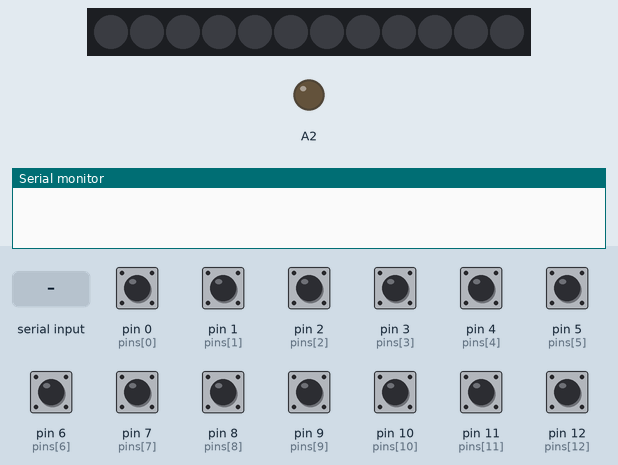
Recording of a program running on a simulated Teensy 4. On the bench: 12 RGB LEDs in strip order, left to right, output pins drawn as LEDs (lit = HIGH), the last lines printed to the serial monitor. Inputs (shaded band) come from the test bench; at power-on: pin 0 (pins[0]), pin 1 (pins[1]), pin 2 (pins[2]), pin 3 (pins[3]), pin 4 (pins[4]), pin 5 (pins[5]), pin 6 (pins[6]), pin 7 (pins[7]), pin 8 (pins[8]), pin 9 (pins[9]), pin 10 (pins[10]), pin 11 (pins[11]), pin 12 (pins[12]) HIGH. Dim RGB values are drawn brighter than linear.

Above: at 1.2 s.
1.3 s: "R90\n" received over Serial
2.8 s: "M90\n" received over Serial
4.3 s: "R,45\n" received over Serial
At 4.6 s:
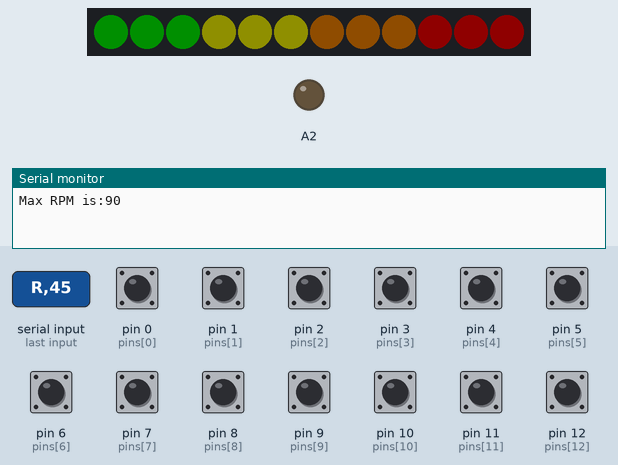
Timing chart, 0 to 7.3 s (numbered marks = the images above; inputs shaded):
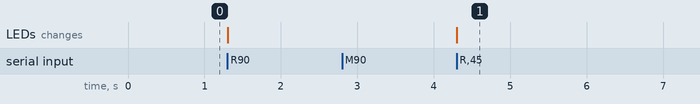

The program:

main.cpp
```cpp
#include <Arduino.h>
#include "FastLED.h"

#define NUM_LEDS 12
#define DATA_PIN 20

CRGB leds[NUM_LEDS];

bool blinkOn = false;
char buffer[6];
unsigned int rpm, maxRpm, ledsCount;
char currentByte;
float redlinePerc;
int pins[] = {0,1,2,3,4,5,6,7,8,9,10,11,12};
const int ledsAvail = 12;

/*
Amount of leds that needs to light up is calculated with the redline percentage.
Leds only begin to light after 0.8 rpm % after which is linearly lights up more leds.
80% -> 0 leds
90% -> half amount of leds
100% -> all leds

*/

int calcLeds() {
  redlinePerc = ((float)rpm / (float)maxRpm);
  //Serial.println(redlinePerc);
  if((redlinePerc - 0.85) < 0){ //If redline percentage is lower than 0.8, no led on
    ledsCount = 0;
  } else /*if(redlinePerc < 1.0)*/ {
    ledsCount = (int)round(((redlinePerc - 0.85) / 0.15) * ledsAvail); //determine led count by ((redline % - 0.8) / 0.2 * led available
  } /*else { //If rpm is above rpm limit. Leds need to blink to indicate shifting
    ledsCount = ledsAvail + 1;
  }*/
  return ledsCount;
}

void showLeds(int ledsShow) {
  for(int i = 0; i < ledsAvail; i++){
    if(i < ledsShow){
      if(i < 3){
        leds[i] = CRGB(0, 15, 0);
      }else if(i < 6){
        leds[i] = CRGB(15, 15, 0);
      }else if(i < 9){
        leds[i] = CRGB(15, 8, 0);
      }else{
        leds[i] = CRGB(15, 0, 0);
      }
    }else{
      leds[i] = CRGB(0,0,0);
    }
  }
  FastLED.show();
}

void blinkLeds(){
  if(blinkOn){
    for(int i = 0; i < ledsAvail; i++){
      leds[i] = CRGB(0, 0, 0);
    }
    blinkOn = false;
  }else{
    for(int i = 0; i < ledsAvail; i++){
      leds[i] = CRGB(50, 0, 0);
    }
    blinkOn = true;
  }
  FastLED.show();
}

void setup() {
  for (unsigned int i = 0; i<sizeof(pins); i++){
    pinMode(pins[i], INPUT_PULLUP);
  }
  pinMode(16, OUTPUT);
  Serial.begin(115200);

  FastLED.addLeds<NEOPIXEL, DATA_PIN>(leds, NUM_LEDS);
}

void loop() {
  for (unsigned int i = 0; i<sizeof(pins); i++){
    Joystick.button(i+1, !(digitalRead(pins[i])));
  }

  for (unsigned int i = sizeof(pins); i<32; i++){
    Joystick.button(i, 0);
  }
  Joystick.button(16, 0);

  while (Serial.available() > 0) {
    static byte index = 0;
    currentByte = Serial.read();

    if(currentByte == 'B'){ //Start of data transmission
      index = 0;
    }else if(currentByte == 'R'){ //Current RPM has been sent
      buffer[index] = '\0';
      rpm = atoi(buffer);
      calcLeds();
      showLeds(ledsCount);
      //Serial.println(rpm);
    }else if(currentByte == 'M'){ //Max RPM has been sent
      buffer[index] = '\0';
      maxRpm = atoi(buffer);
      Serial.print("Max RPM is:");
      Serial.println(maxRpm);
    }else {
      buffer[index] = currentByte;
      index++;
    }
  }
  //Serial.println(ledsCount);
}
```

Measured:
- after the input at 4.3 s, the LEDs: change at once (image 1)
